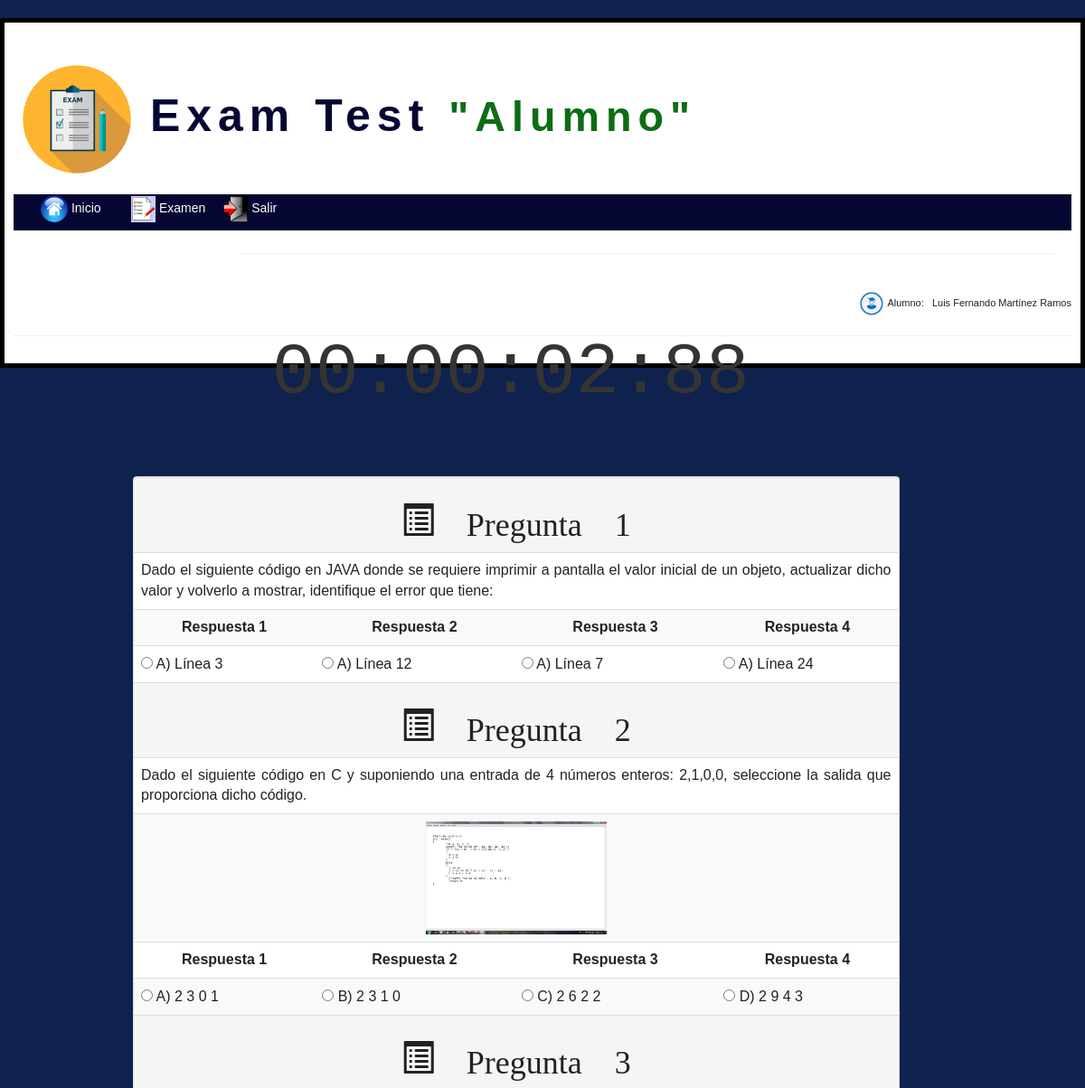
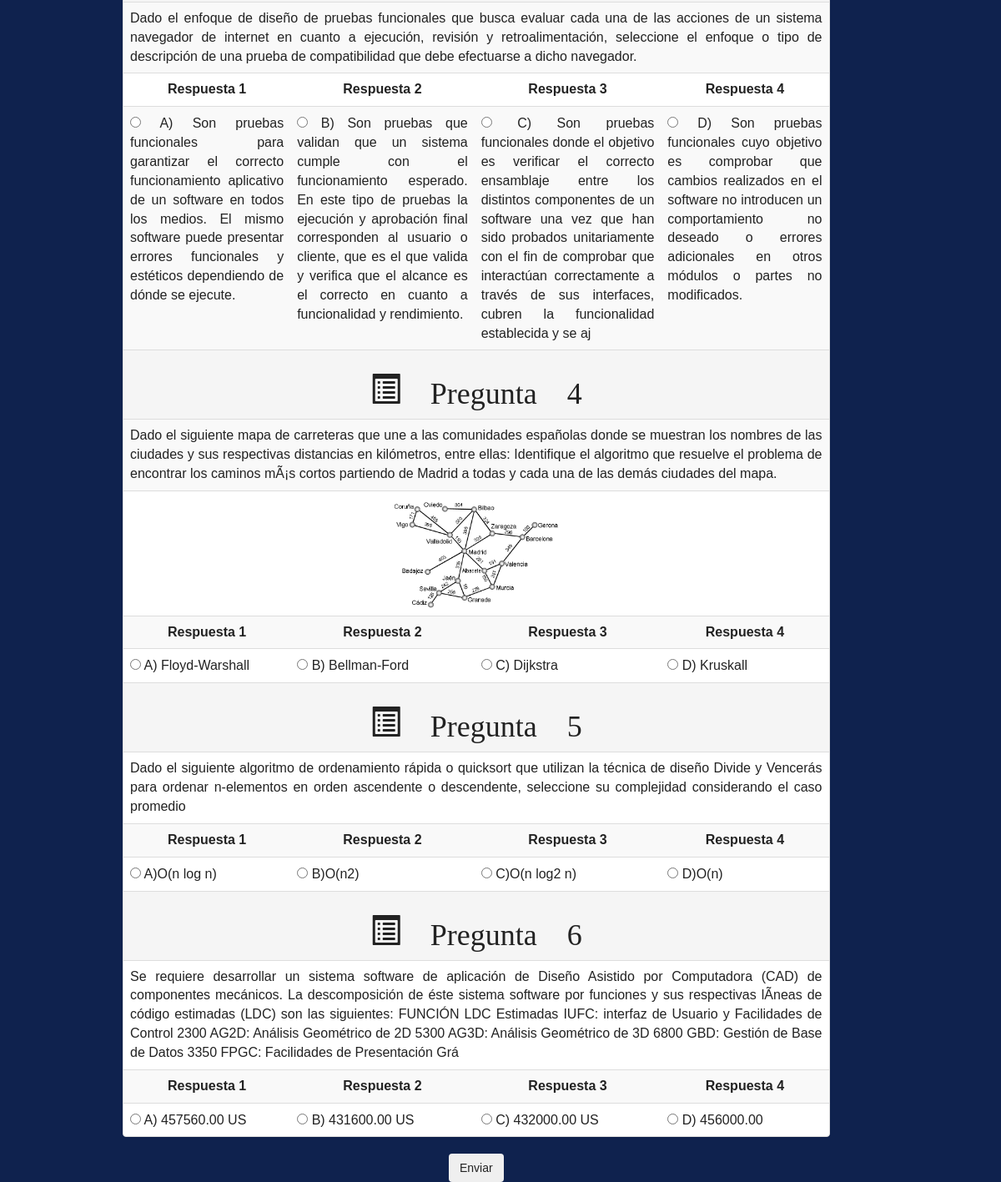
/Examen.php (signed in), run on the app's committed database (2 pictures, top to bottom).
### tables this page shows
CREATE TABLE `preguntas` (
  `IdPreg` int(100) NOT NULL,
  `Area` varchar(100) NOT NULL,
  `DefOper` varchar(500) NOT NULL,
  `BaseReac` varchar(500) NOT NULL,
  `IdProfesor` int(11) NOT NULL
);

CREATE TABLE `respuestas` (
  `IdRespuesta` int(100) NOT NULL,
  `Respuesta` varchar(300) NOT NULL,
  `Argumento` varchar(300) NOT NULL,
  `Tipo` tinyint(1) NOT NULL,
  `IdPregunta` int(11) NOT NULL
);

CREATE TABLE `imagenes` (
  `idImagen` int(11) NOT NULL,
  `Ubicacion` varchar(150) NOT NULL,
  `IdPregunta` int(11) NOT NULL
);

### libraries/MostrarExamen.php (the view, shortened to what this page needs)
<?php
$NombresBotones = array(
                0 =>"opradio1",
                1 =>"opradio2",
                2 =>"opradio3",
                3 =>"opradio4",
                4 =>"opradio5",
                5 =>"opradio6",
                6 =>"opradio7",
                7 =>"opradio8",
                8 =>"opradio9",
                9 =>"opradio10"
        );
$IndexNombres=0;
$NombresIndividuales = array(
                0 =>"radio11",
                1 =>"radio12",
                2 =>"radio13",
                3 =>"radio14",
                4 =>"radio21",
                5 =>"radio22",
                6 =>"radio23",
                7 =>"radio24",
                8 =>"radio31",
                9 =>"radio32",
                10 =>"radio33",
                11 =>"radio34",
                12 =>"radio41",
                13 =>"radio42",
                14 =>"radio43",
                15 =>"radio44",
                16 =>"radio51",
                17 =>"radio52",
                18 =>"radio53",
                19 =>"radio54",
                20 =>"radio61",
                21 =>"radio62",
                22 =>"radio63",
                23 =>"radio64",
                24 =>"radio71",
                25 =>"radio72",
                26 =>"radio73",
                27 =>"radio74",
                28 =>"radio81",
                29 =>"radio82",
                30 =>"radio83",
                31 =>"radio84",
                32 =>"radio91",
                33 =>"radio92",
                34 =>"radio93",
                35 =>"radio94",
                36 =>"radio101",
                37 =>"radio102",
                38 =>"radio103",
                39 =>"radio104",
        );
$IndexNombresIndividuales=0;
$NumPreg=1;
$NumAle= rand(6, 10);
    $link=mysqli_connect("localhost","root","");
    mysqli_select_db($link,"examen");
    $result=mysqli_query($link,"SELECT BaseReac, IdPreg FROM preguntas ORDER BY RAND() LIMIT $NumAle");
if ($result){
    echo '<div class="table-responsive">
    <table class="table table-striped table-hover">';
    while ($row=$result->fetch_assoc()){
        $idpregunta= intval($row['IdPreg']);
		echo '
        <tr>
            <th class="active text-center" scope="col" colspan="4"><h1><strong class="glyphicon glyphicon-list-alt" >  Pregunta '.$NumPreg.'</strong></h1> </th>
        </tr>
        <tr>
			<td class="text-justify" colspan="4">'.$row['BaseReac'].'</td>
        </tr>';
         $result2=mysqli_query($link,"SELECT Ubicacion FROM imagenes where IdPregunta=  $idpregunta");
         if(mysqli_num_rows($result2)>0)
        {
            $row2 = $result2 ->fetch_assoc();
            $imagen= $row2['Ubicacion'];
            $Var="variable".$NumPreg;
            echo '<tr>
            <td colspan="4" class="text-center"><img src="'.$imagen.'" alt="Imagen de ayuda" class="img-responsive center-block" width="200" height="200"  onclick="MostrarImagenGrande('.$Var.')"></td>
        </tr>';
        }
        $result3=mysqli_query($link,"SELECT IdRespuesta, Respuesta FROM respuestas where IdPregunta=  $idpregunta");
        $row3 = $result3 ->fetch_assoc();
        $id1=$row3['IdRespuesta'];
         $result4=mysqli_query($link,"SELECT IdRespuesta, Respuesta FROM respuestas WHERE IdPregunta= $idpregunta && IdRespuesta != $id1");
        $row4 = $result4 ->fetch_assoc();
        $id2=$row4['IdRespuesta'];
        $result5=mysqli_query($link,"SELECT IdRespuesta, Respuesta FROM respuestas WHERE IdPregunta= $idpregunta && IdRespuesta != $id1  && IdRespuesta != $id2");
        $row5 = $result5 ->fetch_assoc();
        $id3=$row5['IdRespuesta'];
        $result6=mysqli_query($link,"SELECT Respuesta FROM Respuestas WHERE IdPregunta= $idpregunta && IdRespuesta != $id1 && IdRespuesta != $id2 && IdRespuesta != $id3");
        $row6 = $result6 ->fetch_assoc();
        echo '
        <tr>
            <th  class="col-btns text-center">Respuesta 1</th>
            <th  class="col-btns text-center">Respuesta 2</th>
            <th  class="col-btns text-center">Respuesta 3</th>
            <th  class="col-btns text-center">Respuesta 4</th>
        </tr>
        <tr>
            <td  class="tam-btn text-justify"><input type="radio" name="'.$NombresBotones[$IndexNombres].'" id="'.$NombresIndividuales[$IndexNombresIndividuales++].'" value="0"> '.$row3['Respuesta'].'</td>
            <td  class="tam-btn text-justify"><input type="radio" name="'.$NombresBotones[$IndexNombres].'" id="'.$NombresIndividuales[$IndexNombresIndividuales++].'" value="1"> '.$row4['Respuesta'].'</td>
            <td  class="tam-btn text-justify"><input type="radio" name="'.$NombresBotones[$IndexNombres].'" id="'.$NombresIndividuales[$IndexNombresIndividuales++].'" value="2"> '.$row5['Respuesta'].'</td>
            <td  class="tam-btn text-justify"><input type="radio" name="'.$NombresBotones[$IndexNombres].'" id="'.$NombresIndividuales[$IndexNombresIndividuales++].'" value="3"> '.$row6['Respuesta'].'</td>
        </tr>';
        $NumPreg++;
        $IndexNombres++;
	}
    echo '</table>
            </div>';
}
?>

### css/estilos.css (style rules this page uses)
table .tam-btn { padding-right: 0px; }

### style.css (style rules this page uses)
* { margin: 0; padding: 0; }
body { background: #0F224E; font-family: Tahoma, Arial, Helvetica, sans-serif; font-size: 11px; line-height: 22px; color: #222; }

### data on the page
preguntas: BaseReac "Dado el siguiente código en JAVA donde se requiere imprimir a pantalla el valor inicial de un objeto, actualizar dicho valor y volverlo a mostrar, identifique el error que tiene:", respuestas.Respuesta "A) Línea 3", respuestas.Respuesta "A) Línea 12", respuestas.Respuesta "A) Línea 7", Respuesta "A) Línea 24"
preguntas: BaseReac "Dado el siguiente código en C y suponiendo una entrada de 4 números enteros: 2,1,0,0, seleccione la salida que proporciona dicho código.", imagenes.Ubicacion (picture), respuestas.Respuesta "A) 2 3 0 1", respuestas.Respuesta "B) 2 3 1 0", respuestas.Respuesta "C) 2 6 2 2", Respuesta "D) 2 9 4 3"
preguntas: BaseReac "Dado el enfoque de diseño de pruebas funcionales que busca evaluar cada una de las acciones de un sistema navegador de internet en cuanto a ejecución, revisión y retroalimentación, seleccione el enfoque o tipo de descripción de una prueba de compatibilidad que debe efectuarse a dicho navegador.", respuestas.Respuesta "A) Son pruebas funcionales para garantizar el correcto funcionamiento aplicativo de un software en todos los medios. El mismo software puede presentar errores funcionales y estéticos dependiendo de dónde se ejecute.", respuestas.Respuesta "B) Son pruebas que validan que un sistema cumple con el funcionamiento esperado. En este tipo de pruebas la ejecución y aprobación final corresponden al usuario o cliente, que es el que valida y verifica que el alcance es el correcto en cuanto a funcionalidad y rendimiento.", respuestas.Respuesta "C) Son pruebas funcionales donde el objetivo es verificar el correcto ensamblaje entre los distintos componentes de un software una vez que han sido probados unitariamente con el fin de comprobar que interactúan correctamente a través de sus interfaces, cubren la funcionalidad establecida y se aj", Respuesta "D) Son pruebas funcionales cuyo objetivo es comprobar que cambios realizados en el software no introducen un comportamiento no deseado o errores adicionales en otros módulos o partes no modificados."
preguntas: BaseReac "Dado el siguiente mapa de carreteras que une a las comunidades españolas donde se muestran los nombres de las ciudades y sus respectivas distancias en kilómetros, entre ellas: Identifique el algoritmo que resuelve el problema de encontrar los caminos mÃ¡s cortos partiendo de Madrid a todas y cada una de las demás ciudades del mapa.", imagenes.Ubicacion (picture), respuestas.Respuesta "A) Floyd-Warshall", respuestas.Respuesta "B) Bellman-Ford", respuestas.Respuesta "C) Dijkstra", Respuesta "D) Kruskall"
preguntas: BaseReac "Dado el siguiente algoritmo de ordenamiento rápida o quicksort que utilizan la técnica de diseño Divide y Vencerás para ordenar n-elementos en orden ascendente o descendente, seleccione su complejidad considerando el caso promedio", respuestas.Respuesta "A)O(n log n)", respuestas.Respuesta "B)O(n2)", respuestas.Respuesta "C)O(n log2 n)", Respuesta "D)O(n)"
preguntas: BaseReac "Se requiere desarrollar un sistema software de aplicación de Diseño Asistido por Computadora (CAD) de componentes mecánicos. La descomposición de éste sistema software por funciones y sus respectivas lÃ­neas de código estimadas (LDC) son las siguientes: FUNCIÓN LDC Estimadas IUFC: interfaz de Usuario y Facilidades de Control 2300 AG2D: Análisis Geométrico de 2D 5300 AG3D: Análisis Geométrico de 3D 6800 GBD: Gestión de Base de Datos 3350 FPGC: Facilidades de Presentación Grá", respuestas.Respuesta "A) 457560.00 US", respuestas.Respuesta "B) 431600.00 US", respuestas.Respuesta "C) 432000.00 US", Respuesta "D) 456000.00"

### other printed values
$_SESSION['Nombre'] "Luis Fernando Martínez Ramos"
